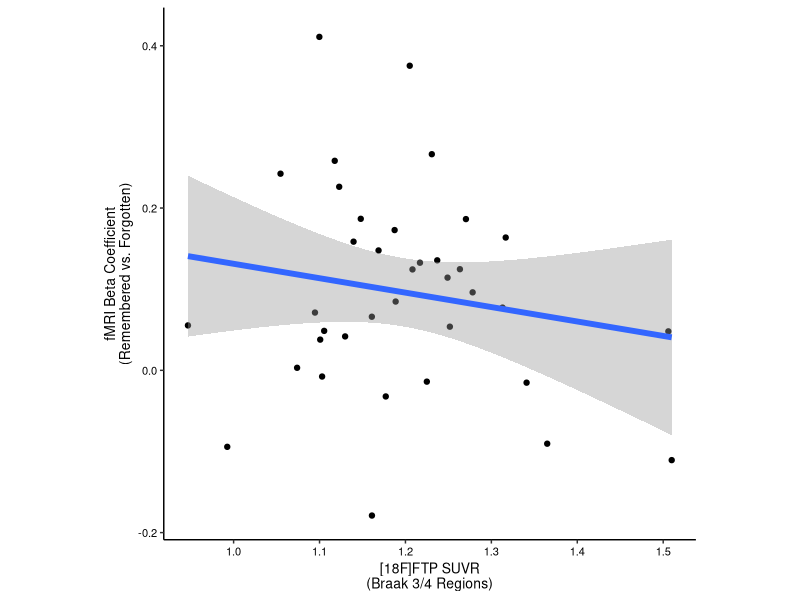
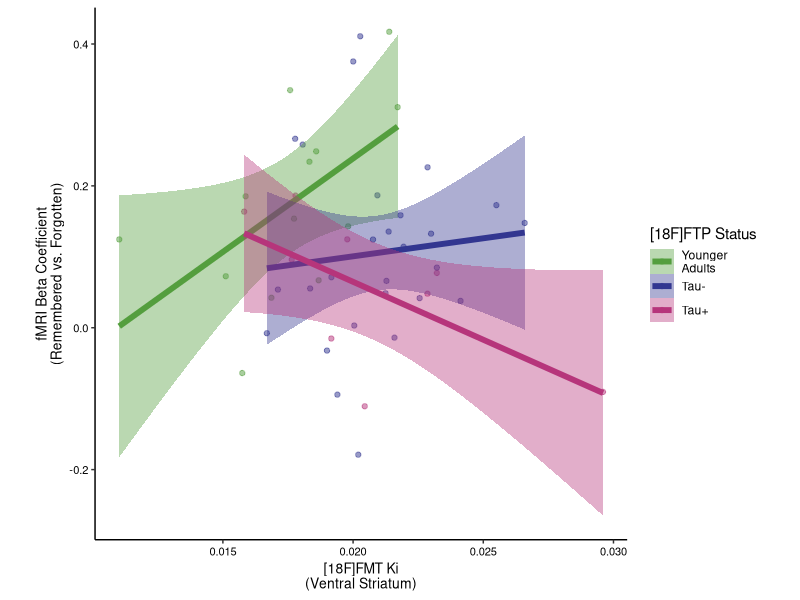
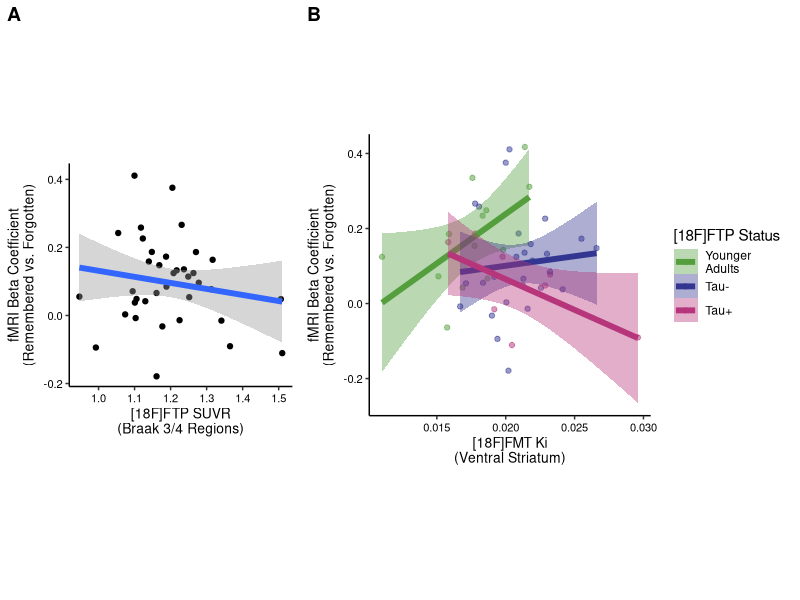
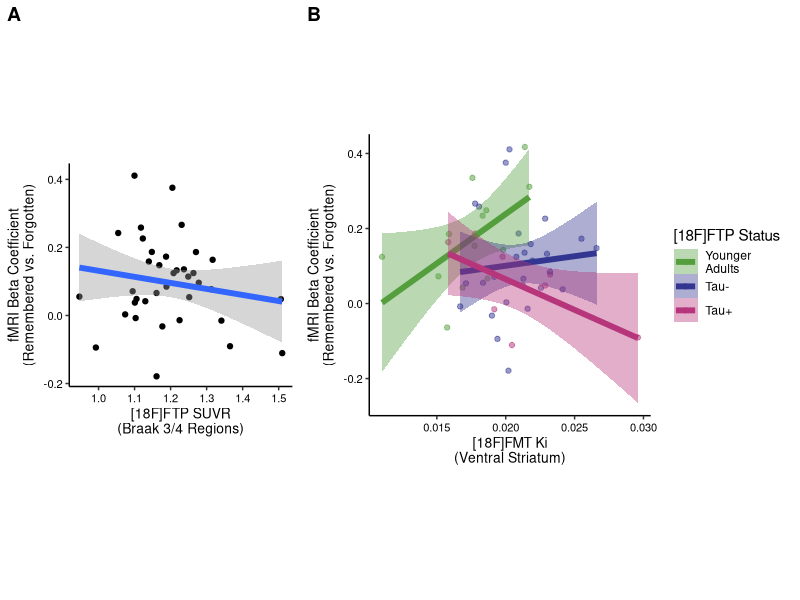

Source code (R) for these figures, in order:
## ---- chunk 1
knitr::opts_chunk$set(echo = TRUE)

# Load Libraries
library(tidyverse)
library(ggpubr)
library(lme4)
library(lmerTest)
library(rstatix)

# Set colorscales
jack_status_cscale <- scale_color_manual(values = c("#549e3e", "#323690", "#B6357B"))
jack_status_fscale <- scale_fill_manual(values = c("#549e3e", "#323690", "#B6357B"))

df <- read_csv('data_sup_fig06.csv')
df$tau_status <- factor(df$tau_status, levels = c('Younger\nAdults', 'Tau-', 'Tau+'))
## ---- chunk 2
figA <- df %>%
  ggplot(aes(x = ftp_braak34_suvr, y = bold)) +
  geom_point() +
  geom_smooth(method = 'lm', limit = 0.9, linewidth = 2) +
  theme_classic() +
  xlab(bquote('[18F]FTP SUVR\n(Braak 3/4 Regions)')) +
  ylab('fMRI Beta Coefficient\n(Remembered vs. Forgotten)') +
  theme(panel.background = element_blank(),
      axis.line = element_line(color = 'black'),
      legend.position = 'none', 
      axis.text.x = element_text(color = 'black', size = 8),
      axis.text.y = element_text(color = 'black', size = 8),
      axis.title.x = element_text(color = 'black', size = 10),
      axis.title.y = element_text(color = 'black', size = 10),
      legend.title = element_blank(),
      aspect.ratio = 1)

figA
## ---- chunk 3
# Stats for Panel A
# Just older adults, simple model
lm1 <- lm(bold ~ ftp_braak34_suvr + age + sex + yrs_edu, 
          data = df %>% filter(!is.na(ftp_braak34_suvr)))
print('==========================================================================')
summary(lm1)
print('==========================================================================')

lm2 <- lm(bold ~ ftp_braak34_suvr*biomarker_group + age + sex + yrs_edu, 
          data = df %>% filter(!is.na(ftp_braak34_suvr)))
print('==========================================================================')
summary(lm2)
print('==========================================================================')
## ---- chunk 4
# Panel B
figB <- df %>% filter(! is.na(tau_status)) %>%
  ggplot(aes(x = fmt_ki_vst, y = bold, group = tau_status, 
             color = tau_status, fill=tau_status)) +
  geom_point(alpha = 0.5) +
  geom_smooth(method = 'lm', limit = 0.9, linewidth = 2) +
  scale_fill_manual('[18F]FTP Status', values = c("#549e3e", "#323690", "#B6357B")) +
  scale_color_manual('[18F]FTP Status', values = c("#549e3e", "#323690", "#B6357B")) +
  theme_classic() +
  xlab(bquote('[18F]FMT Ki\n(Ventral Striatum)')) +
  ylab('fMRI Beta Coefficient\n(Remembered vs. Forgotten)') +
  theme(panel.background = element_blank(),
      axis.line = element_line(color = 'black'),
      #legend.position = 'none', 
      axis.text.x = element_text(color = 'black', size = 8),
      axis.text.y = element_text(color = 'black', size = 8),
      axis.title.x = element_text(color = 'black', size = 10),
      axis.title.y = element_text(color = 'black', size = 10),
      aspect.ratio = 1)

figB
## ---- chunk 5
lm3 <- lm(bold ~ ftp_braak34_suvr*fmt_ki_vst + age + sex + yrs_edu, 
          data = df %>% filter(!is.na(ftp_braak34_suvr)))
print('==========================================================================')
summary(lm3)
print('==========================================================================')
## ---- chunk 6
lm4 <- lm(bold ~ ftp_braak34_suvr*fmt_ki_vst + learning_total + age + sex + yrs_edu, 
          data = df %>% filter(!is.na(ftp_braak34_suvr)))
print('==========================================================================')
summary(lm4)
print('==========================================================================')
## ---- chunk 7
fmri_mem <- ggarrange(figA, figB, 
          ncol = 2, 
          labels = c('A', 'B'),
          widths = c(0.6, 1))

ggsave(fmri_mem, filename = 'sup_fig06.pdf', width = 6, height = 3, units = 'in')
fmri_mem
